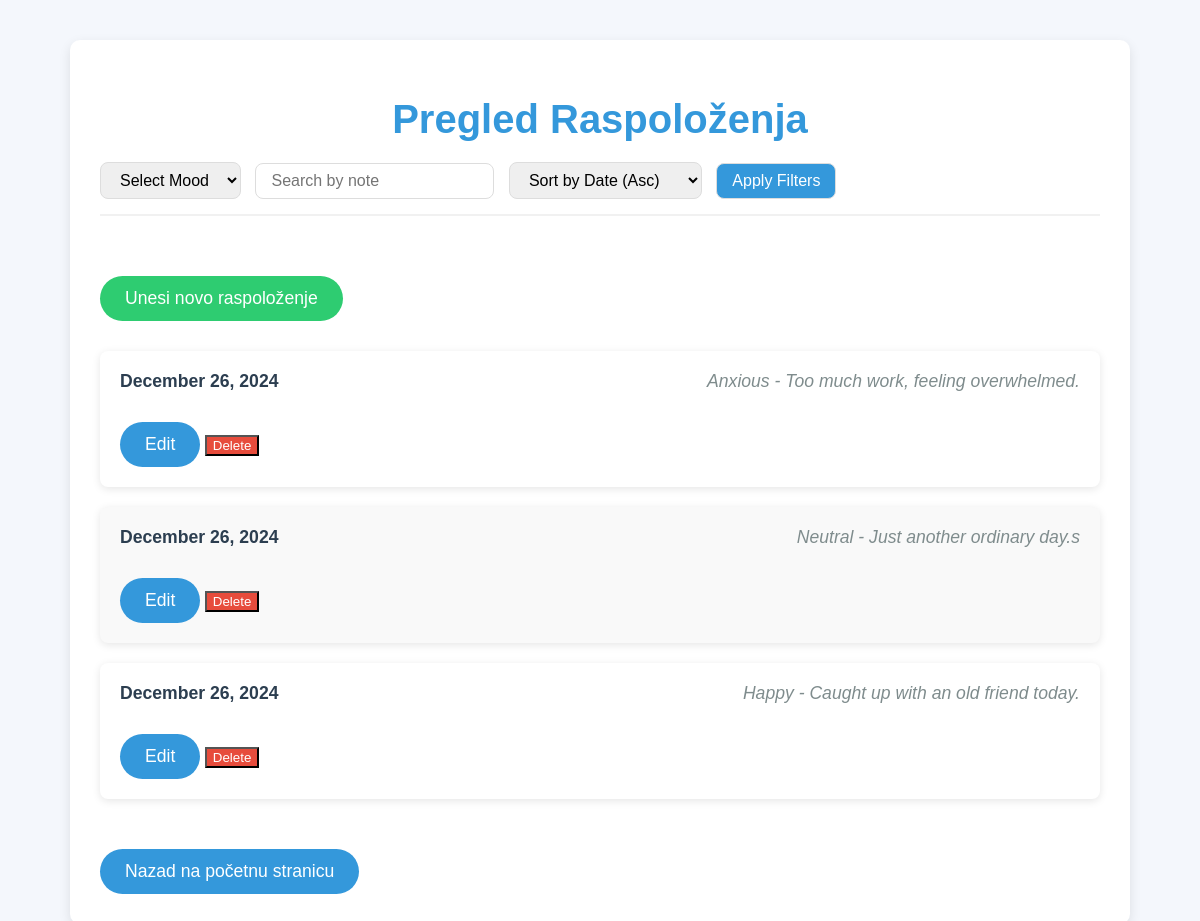
Before: /tracker/moods/ (signed in) with the older database file.
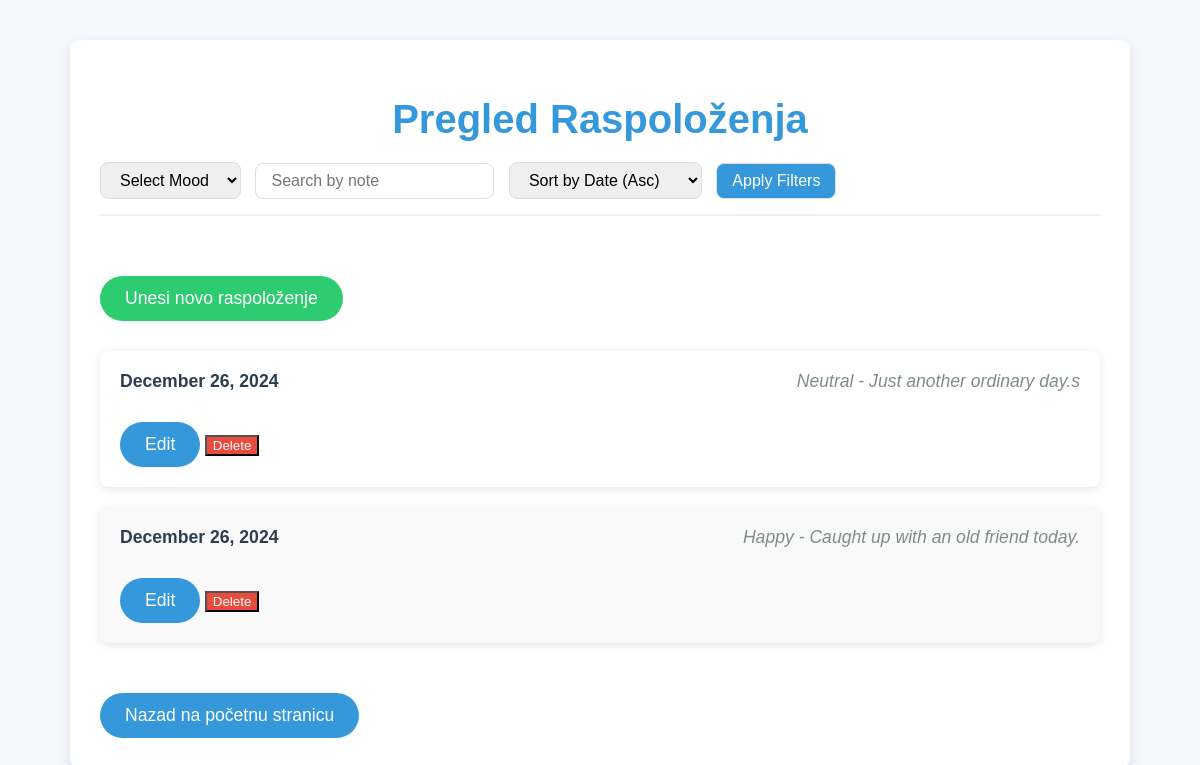
After: the same page with the newer database file.
### tracker/models.py (models this page shows)
class MoodEntry(models.Model):
    user = models.ForeignKey(User, on_delete=models.CASCADE)
    date = models.DateField(auto_now_add=True)
    mood = models.CharField(max_length=20, choices=[
        ('Happy', 'Happy'),
        ('Sad', 'Sad'),
        ('Anxious', 'Anxious'),
        ('Neutral', 'Neutral'),
        ('Angry', 'Angry'),
    ])
    note = models.TextField(blank=True)

### tracker/views.py (the view)
# urls.py: path('moods/', MoodEntryListView.as_view(), name='mood_list'),
class MoodEntryListView(ListView):
    model = MoodEntry
    template_name = 'tracker/mood_list.html'  # Update this path if necessary
    context_object_name = 'object_list'
    def get_queryset(self):
        queryset = MoodEntry.objects.filter(user=self.request.user)
        mood = self.request.GET.get('mood')
        if mood:
            queryset = queryset.filter(mood__icontains=mood)
        note = self.request.GET.get('note')
        if note:
            queryset = queryset.filter(note__icontains=note)
        sort_by_date = self.request.GET.get('sort_by_date')
        if sort_by_date == 'desc':
            queryset = queryset.order_by('-date')
        else:
            queryset = queryset.order_by('date')
        return queryset

### tracker/templates/tracker/moodentry_list.html (shortened to what this page needs)
<!DOCTYPE html>
<html lang="en">
<head>
</head>
<body>
    <div class="container">
        <h1>Pregled Raspoloženja</h1>
        <div class="filters">
            <form method="get" action="{% url 'mood_list' %}" style="flex-grow: 1;">
                <select name="mood">
                    <option value="">Select Mood</option>
                </select>
                <input type="text" name="note" placeholder="Search by note" value="{{ request.GET.note }}">
                <select name="sort_by_date">
                    <option value="asc" {% if request.GET.sort_by_date == 'asc' %}selected{% endif %}>Sort by Date (Asc)</option>
                </select>
                <button type="submit">Apply Filters</button>
            </form>
        </div>
        <a href="{% url 'mood_create' %}" class="add-mood-btn">Unesi novo raspoloženje</a>
        <ul>
            {% for mood in object_list %}
                <li>
                    <div class="mood-info">
                        <span class="mood-date">{{ mood.date|date:"F j, Y" }}</span>
                        <span class="mood-description">{{ mood.mood }} - {{ mood.note }}</span>
                    </div>
                    {% if user.is_authenticated and mood.user == user %}
                        <div class="actions">
                            <a href="{% url 'edit_mood' mood.id %}" style="background-color: #3498db; color: white;">Edit</a>
                            <form action="{% url 'delete_mood' mood.id %}" method="post" style="display:inline;">
                                <button type="submit" style="background-color: #e74c3c; color: white;">Delete</button>
                            </form>
                        </div>
                    {% endif %}
                </li>
            {% endfor %}
        </ul>
        <a href="{% url 'home' %}">Nazad na početnu stranicu</a>
    </div>
</body>
</html>

Changed rows visible on the page:
removed MoodEntry: date "December 26, 2024", mood "Anxious", note "Too much work, feeling overwhelmed.", shows "Edit"
